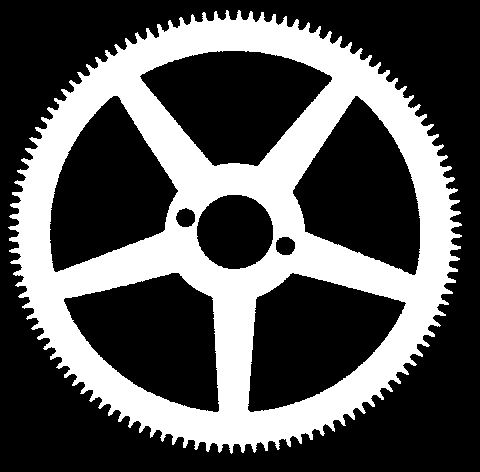
#> input picture Segmentation/S1A/src/wheel.png, 480 x 472 px, found by its file name
$ python s1a.py
#> lines starting #> are read from the running program, lines starting #| are printed output that depends on the picture; after the words box and inside, x2 and y2 are one past the last pixel; in counts of white or black regions, pixels touching at a corner belong together
import cv2
import numpy as np


img=cv2.imread('/S1A/src/wheel.png',cv2.IMREAD_GRAYSCALE)
#> img: shape (472, 480); 33% white; 1 white region, box (x1, y1, x2, y2) and area: (8, 10, 462, 454) 74853

print(img)
#> (printed output is left out)


# Creating kernel
kernel = np.ones((3, 3), np.uint8)

# Using cv2.erode() method
img_erode= cv2.erode(img, kernel)
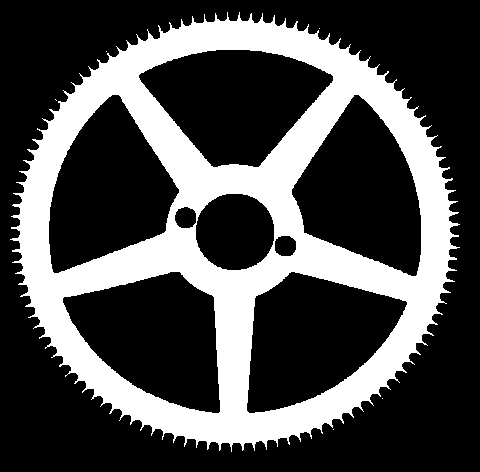
#> img_erode: shape (472, 480); 29.7% white; 6 white regions (5 under 20 px), largest, box (x1, y1, x2, y2) and area: (10, 12, 460, 452) 67363

img_out=img-img_erode
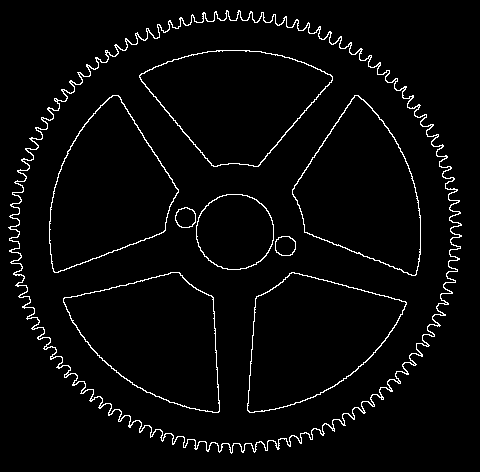
#> img_out: shape (472, 480); 3.3% white in thin lines or dots, all inside (x1, y1, x2, y2) = (8, 10, 462, 454)


cv2.imwrite('output/test_image.png',img_out)
